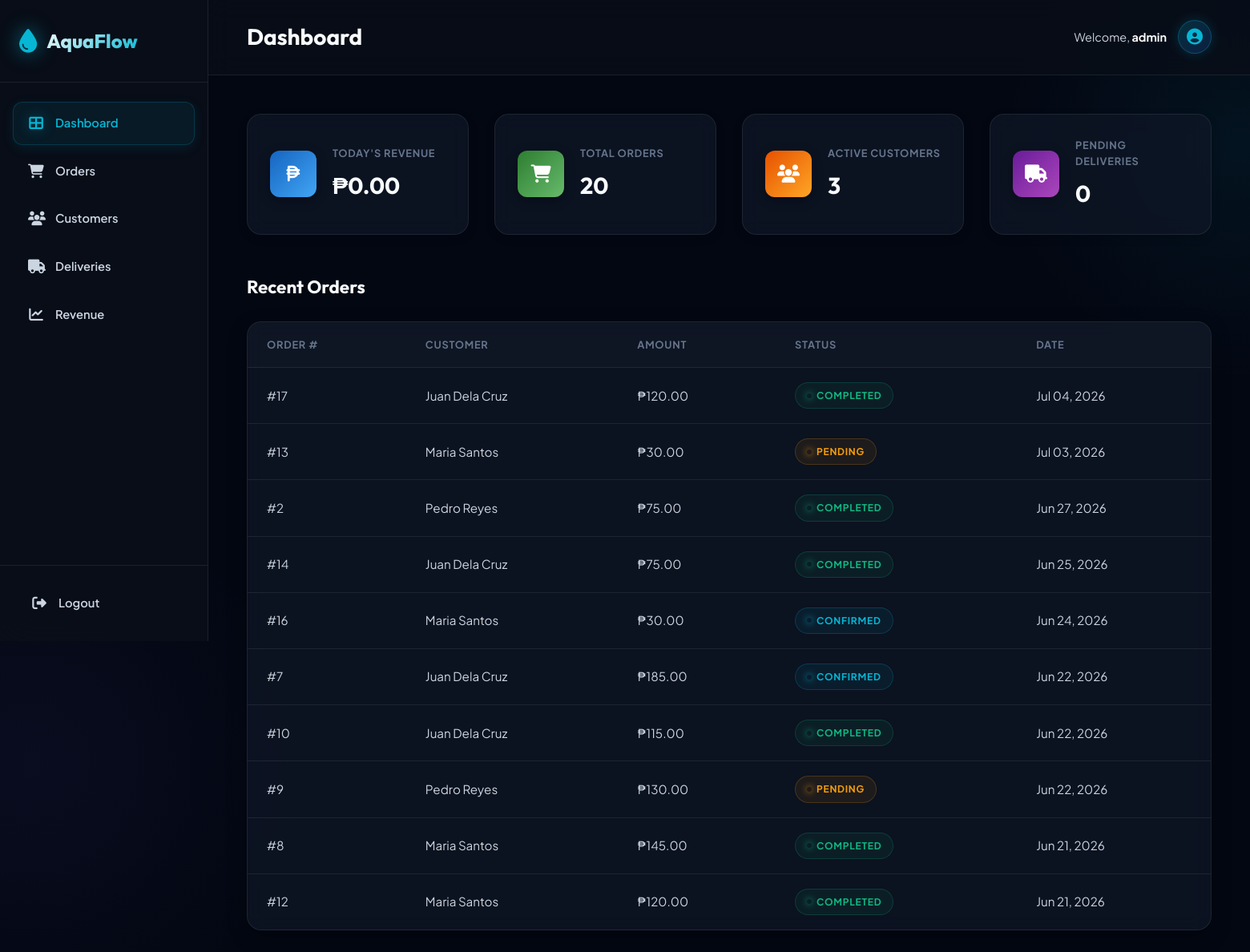
The app's page /admin/dashboard (signed in), older data.
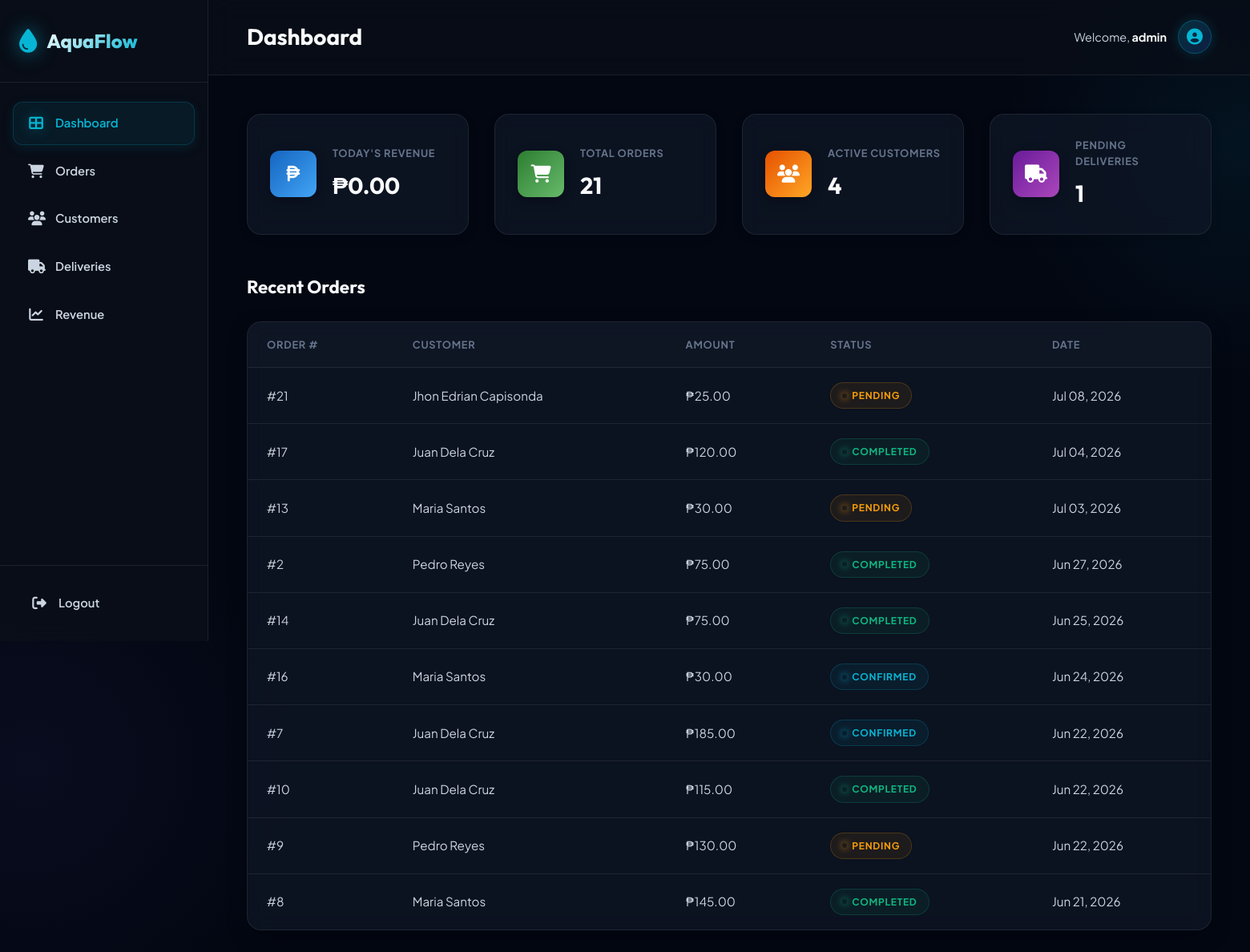
The same page, newer data.
### app/models/user.py (models this page shows, shortened)
class User(UserMixin, db.Model):
    __tablename__ = 'users'
    id = db.Column(db.Integer, primary_key=True)
    username = db.Column(db.String(80), unique=True, nullable=False, index=True)
    email = db.Column(db.String(120), unique=True, nullable=False, index=True)
    password_hash = db.Column(db.String(255), nullable=False)
    role = db.Column(db.String(20), nullable=False, default='customer')  # 'admin' or 'customer'
    is_active_user = db.Column(db.Boolean, default=True)
    created_at = db.Column(db.DateTime, default=lambda: datetime.now(timezone.utc))
    customer_profile = db.relationship('Customer', backref='user', uselist=False, lazy=True)
    @property
    def is_admin(self):
        return self.role == 'admin'

### app/models/order.py (models this page shows, shortened)
class Order(db.Model):
    __tablename__ = 'orders'
    id = db.Column(db.Integer, primary_key=True)
    customer_id = db.Column(db.Integer, db.ForeignKey('customers.id'), nullable=False)
    total_amount = db.Column(db.Float, default=0.0)
    status = db.Column(db.String(20), default='pending')  # pending, confirmed, completed, cancelled
    order_date = db.Column(db.DateTime, default=lambda: datetime.now(timezone.utc))
    notes = db.Column(db.Text, nullable=True)
    created_at = db.Column(db.DateTime, default=lambda: datetime.now(timezone.utc))
    updated_at = db.Column(db.DateTime, default=lambda: datetime.now(timezone.utc),
                           onupdate=lambda: datetime.now(timezone.utc))
    items = db.relationship('OrderItem', backref='order', lazy=True, cascade='all, delete-orphan')
    delivery = db.relationship('Delivery', backref='order', uselist=False, lazy=True)

### app/models/customer.py (models this page shows, shortened)
class Customer(db.Model):
    __tablename__ = 'customers'
    id = db.Column(db.Integer, primary_key=True)
    user_id = db.Column(db.Integer, db.ForeignKey('users.id'), nullable=True, unique=True)
    full_name = db.Column(db.String(150), nullable=False)
    phone = db.Column(db.String(20), nullable=True)
    address = db.Column(db.Text, nullable=True)
    is_active = db.Column(db.Boolean, default=True)
    created_at = db.Column(db.DateTime, default=lambda: datetime.now(timezone.utc))
    updated_at = db.Column(db.DateTime, default=lambda: datetime.now(timezone.utc),
                           onupdate=lambda: datetime.now(timezone.utc))
    orders = db.relationship('Order', backref='customer', lazy=True)

### app/routes/admin.py (the view)
@admin_bp.route('/dashboard')
@login_required
@admin_required
def dashboard():
    today = datetime.now(timezone.utc).date()
    today_start = datetime.combine(today, datetime.min.time()).replace(tzinfo=timezone.utc)
    today_orders = Order.query.filter(
        Order.order_date >= today_start,
        Order.status.in_(['completed', 'confirmed'])
    ).all()
    today_revenue = sum(order.total_amount for order in today_orders)
    total_orders = Order.query.count()
    active_customers = Customer.query.filter_by(is_active=True).count()
    pending_deliveries = Delivery.query.filter_by(status='pending').count()
    recent_orders = Order.query.order_by(Order.order_date.desc()).limit(10).all()
    return render_template('admin/dashboard.html',
        today_revenue=today_revenue,
        total_orders=total_orders,
        active_customers=active_customers,
        pending_deliveries=pending_deliveries,
        recent_orders=recent_orders
    )

### app/models/user.py (called while the page is built)
@login_manager.user_loader
def load_user(user_id):
    return db.session.get(User, int(user_id))

### app/routes/admin.py (called while the page is built)
def admin_required(f):
    @wraps(f)
    def decorated_function(*args, **kwargs):
        if not current_user.is_authenticated or not current_user.is_admin:
            flash('Access denied. Admin privileges required.', 'error')
            return redirect(url_for('auth.login'))
        return f(*args, **kwargs)
    return decorated_function

### app/templates/admin/dashboard.html (shortened to what this page needs)
{% extends 'base.html' %}
{% block page_title %}Dashboard{% endblock %}
{% block content %}
<div class="dashboard-grid">
    <div class="stat-card">
        <div class="stat-icon" style="background: linear-gradient(135deg, #1565c0, #42a5f5);">
            <i class="fas fa-peso-sign"></i>
        </div>
        <div class="stat-info">
            <span class="stat-label">Today's Revenue</span>
            <span class="stat-value">&#8369;{{ "%.2f"|format(today_revenue) }}</span>
        </div>
    </div>
    <div class="stat-card">
        <div class="stat-icon" style="background: linear-gradient(135deg, #2e7d32, #66bb6a);">
            <i class="fas fa-shopping-cart"></i>
        </div>
        <div class="stat-info">
            <span class="stat-label">Total Orders</span>
            <span class="stat-value">{{ total_orders }}</span>
        </div>
    </div>
    <div class="stat-card">
        <div class="stat-icon" style="background: linear-gradient(135deg, #e65100, #ffa726);">
            <i class="fas fa-users"></i>
        </div>
        <div class="stat-info">
            <span class="stat-label">Active Customers</span>
            <span class="stat-value">{{ active_customers }}</span>
        </div>
    </div>
    <div class="stat-card">
        <div class="stat-icon" style="background: linear-gradient(135deg, #6a1b9a, #ab47bc);">
            <i class="fas fa-truck"></i>
        </div>
        <div class="stat-info">
            <span class="stat-label">Pending Deliveries</span>
            <span class="stat-value">{{ pending_deliveries }}</span>
        </div>
    </div>
</div>
<div class="recent-orders-section">
    <div class="section-header">
        <h2>Recent Orders</h2>
    </div>
    <div class="table-container">
        <table class="data-table">
            <thead>
                <tr>
                    <th>Order #</th>
                    <th>Customer</th>
                    <th>Amount</th>
                    <th>Status</th>
                    <th>Date</th>
                </tr>
            </thead>
            <tbody>
                {% for order in recent_orders %}
                <tr>
                    <td>#{{ order.id }}</td>
                    <td>{{ order.customer.full_name }}</td>
                    <td>&#8369;{{ "%.2f"|format(order.total_amount) }}</td>
                    <td>
                        <span class="status-badge status-{{ order.status }}">{{ order.status|capitalize }}</span>
                    </td>
                    <td>{{ order.order_date.strftime('%b %d, %Y') }}</td>
                </tr>
                {% else %}
                <tr>
                    <td colspan="5" class="empty-state">No orders yet</td>
                </tr>
                {% endfor %}
            </tbody>
        </table>
    </div>
</div>
{% endblock %}

### app/templates/base.html (shortened to what this page needs)
<!DOCTYPE html>
<html lang="en">
<head>
    <link rel="stylesheet" href="https://cdnjs.cloudflare.com/ajax/libs/font-awesome/6.5.1/css/all.min.css">
    <link rel="stylesheet" href="{{ url_for('static', filename='css/style.css') }}">
</head>
<body class="{% if current_user.is_authenticated and current_user.is_admin %}has-sidebar{% endif %}">
    {% if current_user.is_authenticated and current_user.is_admin %}
    <aside class="sidebar" id="sidebar">
        <div class="sidebar-header">
            <div class="brand">
                <i class="fas fa-tint"></i>
                <span>AquaFlow</span>
            </div>
        </div>
        <nav class="sidebar-nav">
            <a href="{{ url_for('admin.dashboard') }}" class="nav-item {% if request.endpoint == 'admin.dashboard' %}active{% endif %}">
                <i class="fas fa-th-large"></i>
                <span>Dashboard</span>
            </a>
            <a href="#" class="nav-item">
                <i class="fas fa-shopping-cart"></i>
                <span>Orders</span>
            </a>
            <a href="#" class="nav-item">
                <i class="fas fa-users"></i>
                <span>Customers</span>
            </a>
            <a href="#" class="nav-item">
                <i class="fas fa-truck"></i>
                <span>Deliveries</span>
            </a>
            <a href="#" class="nav-item">
                <i class="fas fa-chart-line"></i>
                <span>Revenue</span>
            </a>
        </nav>
        <div class="sidebar-footer">
            <a href="{{ url_for('auth.logout') }}" class="nav-item logout">
                <i class="fas fa-sign-out-alt"></i>
                <span>Logout</span>
            </a>
        </div>
    </aside>
    {% endif %}
    <main class="main-content">
        {% if current_user.is_authenticated %}
        <div class="topbar">
            <h1 class="page-title">{% block page_title %}Dashboard{% endblock %}</h1>
            <div class="user-info">
                <span class="greeting">Welcome, <strong>{{ current_user.username }}</strong></span>
                <div class="avatar">
                    <i class="fas fa-user-circle"></i>
                </div>
            </div>
        </div>
        {% endif %}
        <div class="content">
            {% block content %}{% endblock %}
        </div>
    </main>
</body>
</html>

Row changes from the older to the newer data that the page shows:
no longer on this page (row unchanged): Order: id "12", customer.full_name "Maria Santos", total_amount "120.00", status "COMPLETED", order_date "Jun 21, 2026"
added Order: id "21", customer.full_name "Jhon Edrian Capisonda", total_amount "25.00", status "PENDING", order_date "Jul 08, 2026"
Text that changed along with them:
{{ total_orders }}: "20" → "21"
{{ active_customers }}: "3" → "4"
{{ pending_deliveries }}: "0" → "1"
